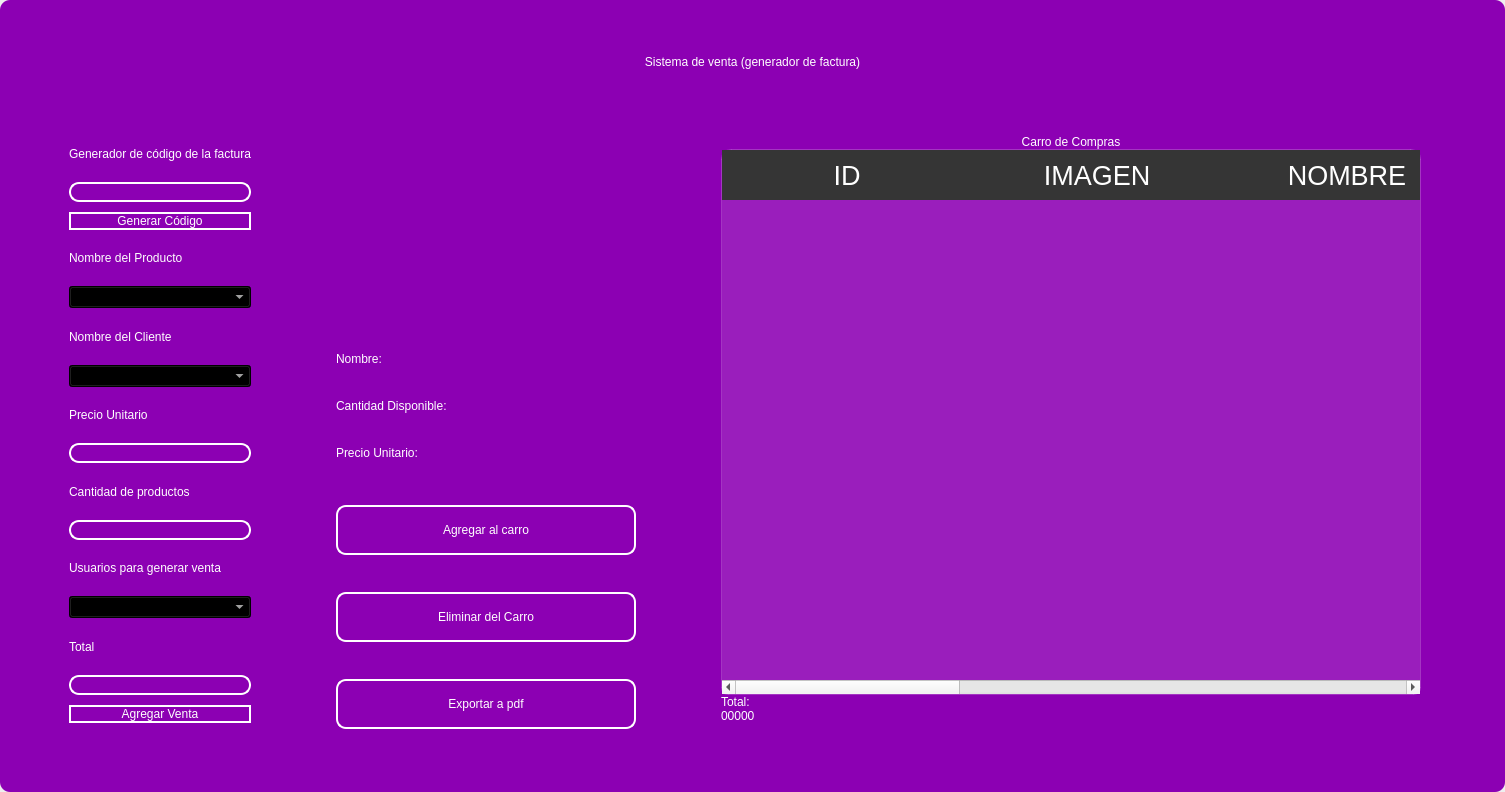
<?xml version="1.0" encoding="UTF-8"?>
<ui version="4.0">
 <class>MainWindow</class>
 <widget class="QMainWindow" name="MainWindow">
  <property name="geometry">
   <rect>
    <x>0</x>
    <y>0</y>
    <width>1505</width>
    <height>792</height>
   </rect>
  </property>
  <property name="windowTitle">
   <string>MainWindow</string>
  </property>
  <property name="styleSheet">
   <string notr="true"/>
  </property>
  <widget class="QWidget" name="centralwidget">
   <property name="styleSheet">
    <string notr="true"/>
   </property>
   <layout class="QVBoxLayout" name="verticalLayout">
    <property name="spacing">
     <number>0</number>
    </property>
    <property name="leftMargin">
     <number>0</number>
    </property>
    <property name="topMargin">
     <number>0</number>
    </property>
    <property name="rightMargin">
     <number>0</number>
    </property>
    <property name="bottomMargin">
     <number>0</number>
    </property>
    <item>
     <widget class="QFrame" name="frame">
      <property name="enabled">
       <bool>true</bool>
      </property>
      <property name="sizePolicy">
       <sizepolicy hsizetype="Preferred" vsizetype="Preferred">
        <horstretch>0</horstretch>
        <verstretch>0</verstretch>
       </sizepolicy>
      </property>
      <property name="styleSheet">
       <string notr="true">
QFrame {
border-radius:10px;
background-color: rgb(140, 0, 179);
 }
</string>
      </property>
      <property name="frameShape">
       <enum>QFrame::StyledPanel</enum>
      </property>
      <property name="frameShadow">
       <enum>QFrame::Raised</enum>
      </property>
      <layout class="QVBoxLayout" name="verticalLayout_2">
       <item>
        <widget class="QFrame" name="frame_superior">
         <property name="minimumSize">
          <size>
           <width>0</width>
           <height>40</height>
          </size>
         </property>
         <property name="maximumSize">
          <size>
           <width>16777215</width>
           <height>40</height>
          </size>
         </property>
         <property name="styleSheet">
          <string notr="true">QPushButton{
border-radius:18px;
}

QPushButton:hover{
	background-color: rgb(0, 0, 0);
}
</string>
         </property>
         <property name="frameShape">
          <enum>QFrame::StyledPanel</enum>
         </property>
         <property name="frameShadow">
          <enum>QFrame::Raised</enum>
         </property>
         <layout class="QHBoxLayout" name="horizontalLayout_3">
          <property name="spacing">
           <number>4</number>
          </property>
          <property name="leftMargin">
           <number>0</number>
          </property>
          <property name="topMargin">
           <number>0</number>
          </property>
          <property name="rightMargin">
           <number>0</number>
          </property>
          <property name="bottomMargin">
           <number>0</number>
          </property>
          <item>
           <widget class="QPushButton" name="btn_icon">
            <property name="text">
             <string/>
            </property>
            <property name="iconSize">
             <size>
              <width>40</width>
              <height>40</height>
             </size>
            </property>
           </widget>
          </item>
          <item>
           <spacer name="horizontalSpacer_2">
            <property name="orientation">
             <enum>Qt::Horizontal</enum>
            </property>
            <property name="sizeHint" stdset="0">
             <size>
              <width>443</width>
              <height>20</height>
             </size>
            </property>
           </spacer>
          </item>
          <item>
           <widget class="QPushButton" name="btn_exit">
            <property name="minimumSize">
             <size>
              <width>38</width>
              <height>38</height>
             </size>
            </property>
            <property name="maximumSize">
             <size>
              <width>38</width>
              <height>38</height>
             </size>
            </property>
            <property name="cursor">
             <cursorShape>PointingHandCursor</cursorShape>
            </property>
            <property name="text">
             <string/>
            </property>
            <property name="iconSize">
             <size>
              <width>35</width>
              <height>35</height>
             </size>
            </property>
           </widget>
          </item>
          <item>
           <widget class="QPushButton" name="bt_minimizar">
            <property name="minimumSize">
             <size>
              <width>38</width>
              <height>38</height>
             </size>
            </property>
            <property name="maximumSize">
             <size>
              <width>38</width>
              <height>38</height>
             </size>
            </property>
            <property name="cursor">
             <cursorShape>PointingHandCursor</cursorShape>
            </property>
            <property name="text">
             <string/>
            </property>
            <property name="icon">
             <iconset>
              <normaloff>image/minus.svg</normaloff>image/minus.svg</iconset>
            </property>
            <property name="iconSize">
             <size>
              <width>38</width>
              <height>38</height>
             </size>
            </property>
           </widget>
          </item>
          <item>
           <widget class="QPushButton" name="bt_maximizar">
            <property name="minimumSize">
             <size>
              <width>38</width>
              <height>38</height>
             </size>
            </property>
            <property name="maximumSize">
             <size>
              <width>38</width>
              <height>38</height>
             </size>
            </property>
            <property name="cursor">
             <cursorShape>PointingHandCursor</cursorShape>
            </property>
            <property name="text">
             <string/>
            </property>
            <property name="icon">
             <iconset>
              <normaloff>image/chevron-up.svg</normaloff>image/chevron-up.svg</iconset>
            </property>
            <property name="iconSize">
             <size>
              <width>38</width>
              <height>38</height>
             </size>
            </property>
           </widget>
          </item>
          <item>
           <widget class="QPushButton" name="bt_restaurar">
            <property name="minimumSize">
             <size>
              <width>38</width>
              <height>38</height>
             </size>
            </property>
            <property name="maximumSize">
             <size>
              <width>38</width>
              <height>38</height>
             </size>
            </property>
            <property name="cursor">
             <cursorShape>PointingHandCursor</cursorShape>
            </property>
            <property name="text">
             <string/>
            </property>
            <property name="icon">
             <iconset>
              <normaloff>image/chevron-down.svg</normaloff>image/chevron-down.svg</iconset>
            </property>
            <property name="iconSize">
             <size>
              <width>38</width>
              <height>38</height>
             </size>
            </property>
           </widget>
          </item>
          <item>
           <widget class="QPushButton" name="bt_cerrar">
            <property name="minimumSize">
             <size>
              <width>38</width>
              <height>38</height>
             </size>
            </property>
            <property name="maximumSize">
             <size>
              <width>38</width>
              <height>38</height>
             </size>
            </property>
            <property name="cursor">
             <cursorShape>PointingHandCursor</cursorShape>
            </property>
            <property name="text">
             <string/>
            </property>
            <property name="icon">
             <iconset>
              <normaloff>image/x.svg</normaloff>image/x.svg</iconset>
            </property>
            <property name="iconSize">
             <size>
              <width>38</width>
              <height>38</height>
             </size>
            </property>
           </widget>
          </item>
         </layout>
        </widget>
       </item>
       <item>
        <widget class="QLabel" name="label">
         <property name="styleSheet">
          <string notr="true">font: 30pt &quot;MS Shell Dlg 2&quot;;
color: rgb(255, 255, 255);</string>
         </property>
         <property name="text">
          <string>Sistema de venta (generador de factura)</string>
         </property>
         <property name="alignment">
          <set>Qt::AlignCenter</set>
         </property>
        </widget>
       </item>
       <item>
        <widget class="QFrame" name="frame_3">
         <property name="sizePolicy">
          <sizepolicy hsizetype="Maximum" vsizetype="Preferred">
           <horstretch>0</horstretch>
           <verstretch>0</verstretch>
          </sizepolicy>
         </property>
         <property name="layoutDirection">
          <enum>Qt::LeftToRight</enum>
         </property>
         <property name="frameShape">
          <enum>QFrame::StyledPanel</enum>
         </property>
         <property name="frameShadow">
          <enum>QFrame::Raised</enum>
         </property>
         <property name="lineWidth">
          <number>0</number>
         </property>
         <layout class="QHBoxLayout" name="horizontalLayout_4">
          <property name="spacing">
           <number>10</number>
          </property>
          <property name="sizeConstraint">
           <enum>QLayout::SetDefaultConstraint</enum>
          </property>
          <property name="leftMargin">
           <number>10</number>
          </property>
          <property name="topMargin">
           <number>10</number>
          </property>
          <property name="rightMargin">
           <number>10</number>
          </property>
          <property name="bottomMargin">
           <number>10</number>
          </property>
          <item>
           <layout class="QVBoxLayout" name="verticalLayout_3">
            <property name="spacing">
             <number>10</number>
            </property>
            <property name="leftMargin">
             <number>50</number>
            </property>
            <property name="topMargin">
             <number>50</number>
            </property>
            <property name="rightMargin">
             <number>50</number>
            </property>
            <property name="bottomMargin">
             <number>50</number>
            </property>
            <item>
             <widget class="QLabel" name="label_10">
              <property name="styleSheet">
               <string notr="true">color: rgb(255, 255, 255);
font: 10pt &quot;MS Shell Dlg 2&quot;;</string>
              </property>
              <property name="text">
               <string>Generador de código de la factura</string>
              </property>
             </widget>
            </item>
            <item>
             <widget class="QLineEdit" name="codetxt">
              <property name="enabled">
               <bool>false</bool>
              </property>
              <property name="styleSheet">
               <string notr="true">QLabel {
	color: rgb(255, 255, 254);
	font: 12pt &quot;Arial&quot;;
	background-color: rgba(0, 0, 0,0);
}


QLineEdit{
background-color: rgba(0, 0, 0,0);
border-radius:10px; 
font: 12pt &quot;Arial&quot;;
color: rgb(255, 255, 254);
border: 2px solid  rgb(255, 255, 255);

}

QLineEdit:hover{
background-color: rgba(0, 0, 0,0);
border-radius:10px; 
font: 12pt &quot;Arial&quot;;
border: 2px solid  rgb(120, 0, 171);
}

QLineEdit:focus{
background-color: rgb(0, 0, 0);
border-radius:10px; 
font: 12pt &quot;Arial&quot;;
border: 2px solid rgb(120, 0, 171);
}

QCheckBox{
	font: 12pt &quot;Arial&quot;;
	color: rgb(255, 255, 255);
}

QCheckBox::indicator {
    width: 18px;
    height:18px;
}

QCheckBox::indicator:unchecked {
   background-image: url(image/square.svg);
}

QCheckBox::indicator:checked {
   background-image: url(image/check-square.svg);
}

QPushButton{
border-radius:10px; 
font: 12pt &quot;Arial&quot;;
color: rgb(255, 255, 254);
border: 2px solid #ffffff;
}

QPushButton:hover{
border-radius:10px; 
font: 12pt &quot;Arial&quot;;
color: rgb(255, 255, 255);
border: 2px solid rgb(120, 0, 171);
	background-color: rgb(120, 0, 171);
}
QFrame{
 	background-color: #1E0070;
	border-radius:15px; 
}
</string>
              </property>
             </widget>
            </item>
            <item>
             <widget class="QPushButton" name="btn_get_code">
              <property name="cursor">
               <cursorShape>PointingHandCursor</cursorShape>
              </property>
              <property name="styleSheet">
               <string notr="true">QLabel {
	color: rgb(255, 255, 254);
	font: 12pt &quot;Arial&quot;;
	background-color: rgba(0, 0, 0,0);
}


QLineEdit{
background-color: rgba(0, 0, 0,0);
border-radius:10px; 
font: 12pt &quot;Arial&quot;;
color: rgb(255, 255, 254);
border: 2px solid  rgb(255, 255, 255);

}

QLineEdit:hover{
background-color: rgba(0, 0, 0,0);
border-radius:10px; 
font: 12pt &quot;Arial&quot;;
border: 2px solid  rgb(120, 0, 171);
}

QLineEdit:focus{
background-color: rgb(0, 0, 0);
border-radius:10px; 
font: 12pt &quot;Arial&quot;;
border: 2px solid rgb(120, 0, 171);
}

QCheckBox{
	font: 12pt &quot;Arial&quot;;
	color: rgb(255, 255, 255);
}

QCheckBox::indicator {
    width: 18px;
    height:18px;
}

QCheckBox::indicator:unchecked {
   background-image: url(image/square.svg);
}

QCheckBox::indicator:checked {
   background-image: url(image/check-square.svg);
}

QPushButton{
border-radius:10px; 
font: 12pt &quot;Arial&quot;;
color: rgb(255, 255, 254);
border: 2px solid #ffffff;
}

QPushButton:hover{
border-radius:10px; 
font: 12pt &quot;Arial&quot;;
color: rgb(255, 255, 255);
border: 2px solid rgb(120, 0, 171);
	background-color: rgb(120, 0, 171);
}
QFrame{
 	background-color: #1E0070;
	border-radius:15px; 
}
</string>
              </property>
              <property name="text">
               <string>Generar Código</string>
              </property>
             </widget>
            </item>
            <item>
             <widget class="QLabel" name="label_7">
              <property name="styleSheet">
               <string notr="true">QLabel {
	color: rgb(255, 255, 254);
	font: 12pt &quot;Arial&quot;;
}

</string>
              </property>
              <property name="text">
               <string>Nombre del Producto</string>
              </property>
             </widget>
            </item>
            <item>
             <widget class="QComboBox" name="comboboxproduct">
              <property name="cursor">
               <cursorShape>PointingHandCursor</cursorShape>
              </property>
              <property name="styleSheet">
               <string notr="true">background-color: rgb(0, 0, 0);
color: rgb(255, 255, 255);
</string>
              </property>
             </widget>
            </item>
            <item>
             <widget class="QLabel" name="label_6">
              <property name="styleSheet">
               <string notr="true">QLabel {
	color: rgb(255, 255, 254);
	font: 12pt &quot;Arial&quot;;
}

</string>
              </property>
              <property name="text">
               <string>Nombre del Cliente</string>
              </property>
             </widget>
            </item>
            <item>
             <widget class="QComboBox" name="comboboxclient">
              <property name="cursor">
               <cursorShape>PointingHandCursor</cursorShape>
              </property>
              <property name="styleSheet">
               <string notr="true">background-color: rgb(0, 0, 0);
color: rgb(255, 255, 255);
</string>
              </property>
             </widget>
            </item>
            <item>
             <widget class="QLabel" name="label_5">
              <property name="styleSheet">
               <string notr="true">QLabel {
	color: rgb(255, 255, 254);
	font: 12pt &quot;Arial&quot;;
}

</string>
              </property>
              <property name="text">
               <string>Precio Unitario</string>
              </property>
             </widget>
            </item>
            <item>
             <widget class="QLineEdit" name="unitpricetxt">
              <property name="enabled">
               <bool>false</bool>
              </property>
              <property name="styleSheet">
               <string notr="true">QLabel {
	color: rgb(255, 255, 254);
	font: 12pt &quot;Arial&quot;;
	background-color: rgba(0, 0, 0,0);
}


QLineEdit{
background-color: rgba(0, 0, 0,0);
border-radius:10px; 
font: 12pt &quot;Arial&quot;;
color: rgb(255, 255, 254);
border: 2px solid  rgb(255, 255, 255);

}

QLineEdit:hover{
background-color: rgba(0, 0, 0,0);
border-radius:10px; 
font: 12pt &quot;Arial&quot;;
border: 2px solid  rgb(120, 0, 171);
}

QLineEdit:focus{
background-color: rgb(0, 0, 0);
border-radius:10px; 
font: 12pt &quot;Arial&quot;;
border: 2px solid rgb(120, 0, 171);
}

QCheckBox{
	font: 12pt &quot;Arial&quot;;
	color: rgb(255, 255, 255);
}

QCheckBox::indicator {
    width: 18px;
    height:18px;
}

QCheckBox::indicator:unchecked {
   background-image: url(image/square.svg);
}

QCheckBox::indicator:checked {
   background-image: url(image/check-square.svg);
}

QPushButton{
border-radius:10px; 
font: 12pt &quot;Arial&quot;;
color: rgb(255, 255, 254);
border: 2px solid #ffffff;
}

QPushButton:hover{
border-radius:10px; 
font: 12pt &quot;Arial&quot;;
color: rgb(255, 255, 255);
border: 2px solid rgb(120, 0, 171);
	background-color: rgb(120, 0, 171);
}
QFrame{
 	background-color: #1E0070;
	border-radius:15px; 
}
</string>
              </property>
             </widget>
            </item>
            <item>
             <widget class="QLabel" name="label_4">
              <property name="styleSheet">
               <string notr="true">QLabel {
	color: rgb(255, 255, 254);
	font: 12pt &quot;Arial&quot;;
}

</string>
              </property>
              <property name="text">
               <string>Cantidad de productos</string>
              </property>
             </widget>
            </item>
            <item>
             <widget class="QLineEdit" name="quantitytxt">
              <property name="styleSheet">
               <string notr="true">QLabel {
	color: rgb(255, 255, 254);
	font: 12pt &quot;Arial&quot;;
	background-color: rgba(0, 0, 0,0);
}


QLineEdit{
background-color: rgba(0, 0, 0,0);
border-radius:10px; 
font: 12pt &quot;Arial&quot;;
color: rgb(255, 255, 254);
border: 2px solid  rgb(255, 255, 255);

}

QLineEdit:hover{
background-color: rgba(0, 0, 0,0);
border-radius:10px; 
font: 12pt &quot;Arial&quot;;
border: 2px solid  rgb(120, 0, 171);
}

QLineEdit:focus{
background-color: rgb(0, 0, 0);
border-radius:10px; 
font: 12pt &quot;Arial&quot;;
border: 2px solid rgb(120, 0, 171);
}

QCheckBox{
	font: 12pt &quot;Arial&quot;;
	color: rgb(255, 255, 255);
}

QCheckBox::indicator {
    width: 18px;
    height:18px;
}

QCheckBox::indicator:unchecked {
   background-image: url(image/square.svg);
}

QCheckBox::indicator:checked {
   background-image: url(image/check-square.svg);
}

QPushButton{
border-radius:10px; 
font: 12pt &quot;Arial&quot;;
color: rgb(255, 255, 254);
border: 2px solid #ffffff;
}

QPushButton:hover{
border-radius:10px; 
font: 12pt &quot;Arial&quot;;
color: rgb(255, 255, 255);
border: 2px solid rgb(120, 0, 171);
	background-color: rgb(120, 0, 171);
}
QFrame{
 	background-color: #1E0070;
	border-radius:15px; 
}
</string>
              </property>
             </widget>
            </item>
            <item>
             <widget class="QLabel" name="label_3">
              <property name="styleSheet">
               <string notr="true">QLabel {
	color: rgb(255, 255, 254);
	font: 12pt &quot;Arial&quot;;
}

</string>
              </property>
              <property name="text">
               <string>Usuarios para generar venta</string>
              </property>
             </widget>
            </item>
            <item>
             <widget class="QComboBox" name="comboboxuser">
              <property name="cursor">
               <cursorShape>PointingHandCursor</cursorShape>
              </property>
              <property name="styleSheet">
               <string notr="true">background-color: rgb(0, 0, 0);
color: rgb(255, 255, 255);
</string>
              </property>
             </widget>
            </item>
            <item>
             <widget class="QLabel" name="label_2">
              <property name="styleSheet">
               <string notr="true">QLabel {
	color: rgb(255, 255, 254);
	font: 12pt &quot;Arial&quot;;
}

</string>
              </property>
              <property name="text">
               <string>Total</string>
              </property>
             </widget>
            </item>
            <item>
             <widget class="QLineEdit" name="totalpricetxt">
              <property name="enabled">
               <bool>false</bool>
              </property>
              <property name="styleSheet">
               <string notr="true">QLabel {
	color: rgb(255, 255, 254);
	font: 12pt &quot;Arial&quot;;
	background-color: rgba(0, 0, 0,0);
}


QLineEdit{
background-color: rgba(0, 0, 0,0);
border-radius:10px; 
font: 12pt &quot;Arial&quot;;
color: rgb(255, 255, 254);
border: 2px solid  rgb(255, 255, 255);

}

QLineEdit:hover{
background-color: rgba(0, 0, 0,0);
border-radius:10px; 
font: 12pt &quot;Arial&quot;;
border: 2px solid  rgb(120, 0, 171);
}

QLineEdit:focus{
background-color: rgb(0, 0, 0);
border-radius:10px; 
font: 12pt &quot;Arial&quot;;
border: 2px solid rgb(120, 0, 171);
}

QCheckBox{
	font: 12pt &quot;Arial&quot;;
	color: rgb(255, 255, 255);
}

QCheckBox::indicator {
    width: 18px;
    height:18px;
}

QCheckBox::indicator:unchecked {
   background-image: url(image/square.svg);
}

QCheckBox::indicator:checked {
   background-image: url(image/check-square.svg);
}

QPushButton{
border-radius:10px; 
font: 12pt &quot;Arial&quot;;
color: rgb(255, 255, 254);
border: 2px solid #ffffff;
}

QPushButton:hover{
border-radius:10px; 
font: 12pt &quot;Arial&quot;;
color: rgb(255, 255, 255);
border: 2px solid rgb(120, 0, 171);
	background-color: rgb(120, 0, 171);
}
QFrame{
 	background-color: #1E0070;
	border-radius:15px; 
}
</string>
              </property>
             </widget>
            </item>
            <item>
             <widget class="QPushButton" name="btn_register_sale">
              <property name="cursor">
               <cursorShape>PointingHandCursor</cursorShape>
              </property>
              <property name="styleSheet">
               <string notr="true">QLabel {
	color: rgb(255, 255, 254);
	font: 12pt &quot;Arial&quot;;
	background-color: rgba(0, 0, 0,0);
}


QLineEdit{
background-color: rgba(0, 0, 0,0);
border-radius:10px; 
font: 12pt &quot;Arial&quot;;
color: rgb(255, 255, 254);
border: 2px solid  rgb(255, 255, 255);

}

QLineEdit:hover{
background-color: rgba(0, 0, 0,0);
border-radius:10px; 
font: 12pt &quot;Arial&quot;;
border: 2px solid  rgb(120, 0, 171);
}

QLineEdit:focus{
background-color: rgb(0, 0, 0);
border-radius:10px; 
font: 12pt &quot;Arial&quot;;
border: 2px solid rgb(120, 0, 171);
}

QCheckBox{
	font: 12pt &quot;Arial&quot;;
	color: rgb(255, 255, 255);
}

QCheckBox::indicator {
    width: 18px;
    height:18px;
}

QCheckBox::indicator:unchecked {
   background-image: url(image/square.svg);
}

QCheckBox::indicator:checked {
   background-image: url(image/check-square.svg);
}

QPushButton{
border-radius:10px; 
font: 12pt &quot;Arial&quot;;
color: rgb(255, 255, 254);
border: 2px solid #ffffff;
}

QPushButton:hover{
border-radius:10px; 
font: 12pt &quot;Arial&quot;;
color: rgb(255, 255, 255);
border: 2px solid rgb(120, 0, 171);
	background-color: rgb(120, 0, 171);
}
QFrame{
 	background-color: #1E0070;
	border-radius:15px; 
}
</string>
              </property>
              <property name="text">
               <string>Agregar Venta</string>
              </property>
             </widget>
            </item>
           </layout>
          </item>
          <item>
           <layout class="QVBoxLayout" name="verticalLayout_4">
            <property name="spacing">
             <number>0</number>
            </property>
            <property name="leftMargin">
             <number>25</number>
            </property>
            <property name="topMargin">
             <number>25</number>
            </property>
            <property name="rightMargin">
             <number>25</number>
            </property>
            <property name="bottomMargin">
             <number>25</number>
            </property>
            <item>
             <widget class="QLabel" name="labelimage">
              <property name="minimumSize">
               <size>
                <width>0</width>
                <height>200</height>
               </size>
              </property>
              <property name="maximumSize">
               <size>
                <width>200</width>
                <height>200</height>
               </size>
              </property>
              <property name="text">
               <string/>
              </property>
             </widget>
            </item>
            <item>
             <widget class="QLabel" name="labelname">
              <property name="minimumSize">
               <size>
                <width>300</width>
                <height>0</height>
               </size>
              </property>
              <property name="maximumSize">
               <size>
                <width>300</width>
                <height>30</height>
               </size>
              </property>
              <property name="styleSheet">
               <string notr="true">color: rgb(255, 255, 255);
font: 12pt &quot;MS Shell Dlg 2&quot;;</string>
              </property>
              <property name="text">
               <string>Nombre:</string>
              </property>
             </widget>
            </item>
            <item>
             <widget class="QLabel" name="labelstock">
              <property name="minimumSize">
               <size>
                <width>180</width>
                <height>0</height>
               </size>
              </property>
              <property name="maximumSize">
               <size>
                <width>300</width>
                <height>30</height>
               </size>
              </property>
              <property name="styleSheet">
               <string notr="true">color: rgb(255, 255, 255);
font: 12pt &quot;MS Shell Dlg 2&quot;;</string>
              </property>
              <property name="text">
               <string>Cantidad Disponible:</string>
              </property>
             </widget>
            </item>
            <item>
             <widget class="QLabel" name="labeluprice">
              <property name="maximumSize">
               <size>
                <width>300</width>
                <height>30</height>
               </size>
              </property>
              <property name="styleSheet">
               <string notr="true">color: rgb(255, 255, 255);
font: 12pt &quot;MS Shell Dlg 2&quot;;</string>
              </property>
              <property name="text">
               <string>Precio Unitario:</string>
              </property>
             </widget>
            </item>
            <item>
             <spacer name="verticalSpacer">
              <property name="orientation">
               <enum>Qt::Vertical</enum>
              </property>
              <property name="sizeType">
               <enum>QSizePolicy::Fixed</enum>
              </property>
              <property name="sizeHint" stdset="0">
               <size>
                <width>10</width>
                <height>20</height>
               </size>
              </property>
             </spacer>
            </item>
            <item>
             <widget class="QPushButton" name="btn_add_cart">
              <property name="maximumSize">
               <size>
                <width>300</width>
                <height>50</height>
               </size>
              </property>
              <property name="cursor">
               <cursorShape>PointingHandCursor</cursorShape>
              </property>
              <property name="styleSheet">
               <string notr="true">QPushButton{
border-radius:10px; 
font: 12pt &quot;Arial&quot;;
color: rgb(255, 255, 254);
border: 2px solid #ffffff;
}

QPushButton:hover{
border-radius:10px; 
font: 12pt &quot;Arial&quot;;
color: rgb(255, 255, 255);
border: 2px solid rgb(120, 0, 171);
	background-color: rgb(120, 0, 171);
}</string>
              </property>
              <property name="text">
               <string>Agregar al carro</string>
              </property>
              <property name="iconSize">
               <size>
                <width>30</width>
                <height>30</height>
               </size>
              </property>
             </widget>
            </item>
            <item>
             <spacer name="verticalSpacer_2">
              <property name="orientation">
               <enum>Qt::Vertical</enum>
              </property>
              <property name="sizeType">
               <enum>QSizePolicy::Fixed</enum>
              </property>
              <property name="sizeHint" stdset="0">
               <size>
                <width>20</width>
                <height>20</height>
               </size>
              </property>
             </spacer>
            </item>
            <item>
             <widget class="QPushButton" name="btn_delete">
              <property name="maximumSize">
               <size>
                <width>300</width>
                <height>50</height>
               </size>
              </property>
              <property name="cursor">
               <cursorShape>PointingHandCursor</cursorShape>
              </property>
              <property name="styleSheet">
               <string notr="true">QPushButton{
border-radius:10px; 
font: 12pt &quot;Arial&quot;;
color: rgb(255, 255, 254);
border: 2px solid #ffffff;
}

QPushButton:hover{
border-radius:10px; 
font: 12pt &quot;Arial&quot;;
color: rgb(255, 255, 255);
border: 2px solid rgb(120, 0, 171);
	background-color: rgb(120, 0, 171);
}</string>
              </property>
              <property name="text">
               <string>Eliminar del Carro</string>
              </property>
              <property name="iconSize">
               <size>
                <width>30</width>
                <height>30</height>
               </size>
              </property>
             </widget>
            </item>
            <item>
             <spacer name="verticalSpacer_3">
              <property name="orientation">
               <enum>Qt::Vertical</enum>
              </property>
              <property name="sizeType">
               <enum>QSizePolicy::Fixed</enum>
              </property>
              <property name="sizeHint" stdset="0">
               <size>
                <width>20</width>
                <height>20</height>
               </size>
              </property>
             </spacer>
            </item>
            <item>
             <widget class="QPushButton" name="btn_export_pdf">
              <property name="maximumSize">
               <size>
                <width>300</width>
                <height>50</height>
               </size>
              </property>
              <property name="styleSheet">
               <string notr="true">QPushButton{
border-radius:10px; 
font: 12pt &quot;Arial&quot;;
color: rgb(255, 255, 254);
border: 2px solid #ffffff;
}

QPushButton:hover{
border-radius:10px; 
font: 12pt &quot;Arial&quot;;
color: rgb(255, 255, 255);
border: 2px solid rgb(120, 0, 171);
	background-color: rgb(120, 0, 171);
}</string>
              </property>
              <property name="text">
               <string>Exportar a pdf</string>
              </property>
             </widget>
            </item>
           </layout>
          </item>
          <item>
           <layout class="QVBoxLayout" name="verticalLayout_5">
            <property name="spacing">
             <number>0</number>
            </property>
            <property name="leftMargin">
             <number>50</number>
            </property>
            <property name="topMargin">
             <number>50</number>
            </property>
            <property name="rightMargin">
             <number>50</number>
            </property>
            <property name="bottomMargin">
             <number>50</number>
            </property>
            <item>
             <widget class="QLabel" name="label_8">
              <property name="styleSheet">
               <string notr="true">color: rgb(255, 255, 255);
font: 25pt &quot;MS Shell Dlg 2&quot;;</string>
              </property>
              <property name="text">
               <string>Carro de Compras</string>
              </property>
              <property name="alignment">
               <set>Qt::AlignCenter</set>
              </property>
             </widget>
            </item>
            <item>
             <widget class="QTableWidget" name="table_cart">
              <property name="minimumSize">
               <size>
                <width>700</width>
                <height>0</height>
               </size>
              </property>
              <property name="maximumSize">
               <size>
                <width>700</width>
                <height>16777215</height>
               </size>
              </property>
              <property name="styleSheet">
               <string notr="true">QTableView {
background-color: rgba(255, 255, 255, 30); 
border: 1px solid rgba(255,255,255,40);
border-bottom-right-radius: 7px; 
border-bottom-left-radius: 7px; 
color: white;
	font: 15pt &quot;MS Shell Dlg 2&quot;;
}

QHeaderView::section {
background-color: rgb(53, 53, 53);
color: white;
border: none;
height: 50px;
font-size: 20pt;
}

QTableView::item {
    border-style: none;
    border-bottom: 1px solid rgba(255,255,255,50);
    padding-left: auto;
    padding-right: auto;
}

QTableView::item:selected{
	border: none;
	color: rgb(255, 255, 255);
    background-color: rgba(255, 255, 255, 50);
}
</string>
              </property>
              <property name="editTriggers">
               <set>QAbstractItemView::NoEditTriggers</set>
              </property>
              <attribute name="horizontalHeaderDefaultSectionSize">
               <number>250</number>
              </attribute>
              <column>
               <property name="text">
                <string>ID</string>
               </property>
              </column>
              <column>
               <property name="text">
                <string>IMAGEN</string>
               </property>
              </column>
              <column>
               <property name="text">
                <string>NOMBRE</string>
               </property>
              </column>
              <column>
               <property name="text">
                <string>CANTIDAD DE PRODUCTO</string>
               </property>
              </column>
              <column>
               <property name="text">
                <string>PRECIO U.</string>
               </property>
              </column>
              <column>
               <property name="text">
                <string>TOTAL</string>
               </property>
              </column>
             </widget>
            </item>
            <item>
             <widget class="QLabel" name="label_9">
              <property name="styleSheet">
               <string notr="true">font: 16pt &quot;MS Shell Dlg 2&quot;;
color: rgb(255, 255, 255);</string>
              </property>
              <property name="locale">
               <locale language="Spanish" country="Chile"/>
              </property>
              <property name="text">
               <string>Total:</string>
              </property>
              <property name="alignment">
               <set>Qt::AlignBottom|Qt::AlignLeading|Qt::AlignLeft</set>
              </property>
             </widget>
            </item>
            <item>
             <widget class="QLabel" name="labeltotal">
              <property name="styleSheet">
               <string notr="true">font: 16pt &quot;MS Shell Dlg 2&quot;;
color: rgb(255, 255, 255);</string>
              </property>
              <property name="text">
               <string>00000</string>
              </property>
              <property name="alignment">
               <set>Qt::AlignLeading|Qt::AlignLeft|Qt::AlignVCenter</set>
              </property>
             </widget>
            </item>
           </layout>
          </item>
         </layout>
        </widget>
       </item>
      </layout>
     </widget>
    </item>
   </layout>
  </widget>
 </widget>
 <resources/>
 <connections/>
</ui>
